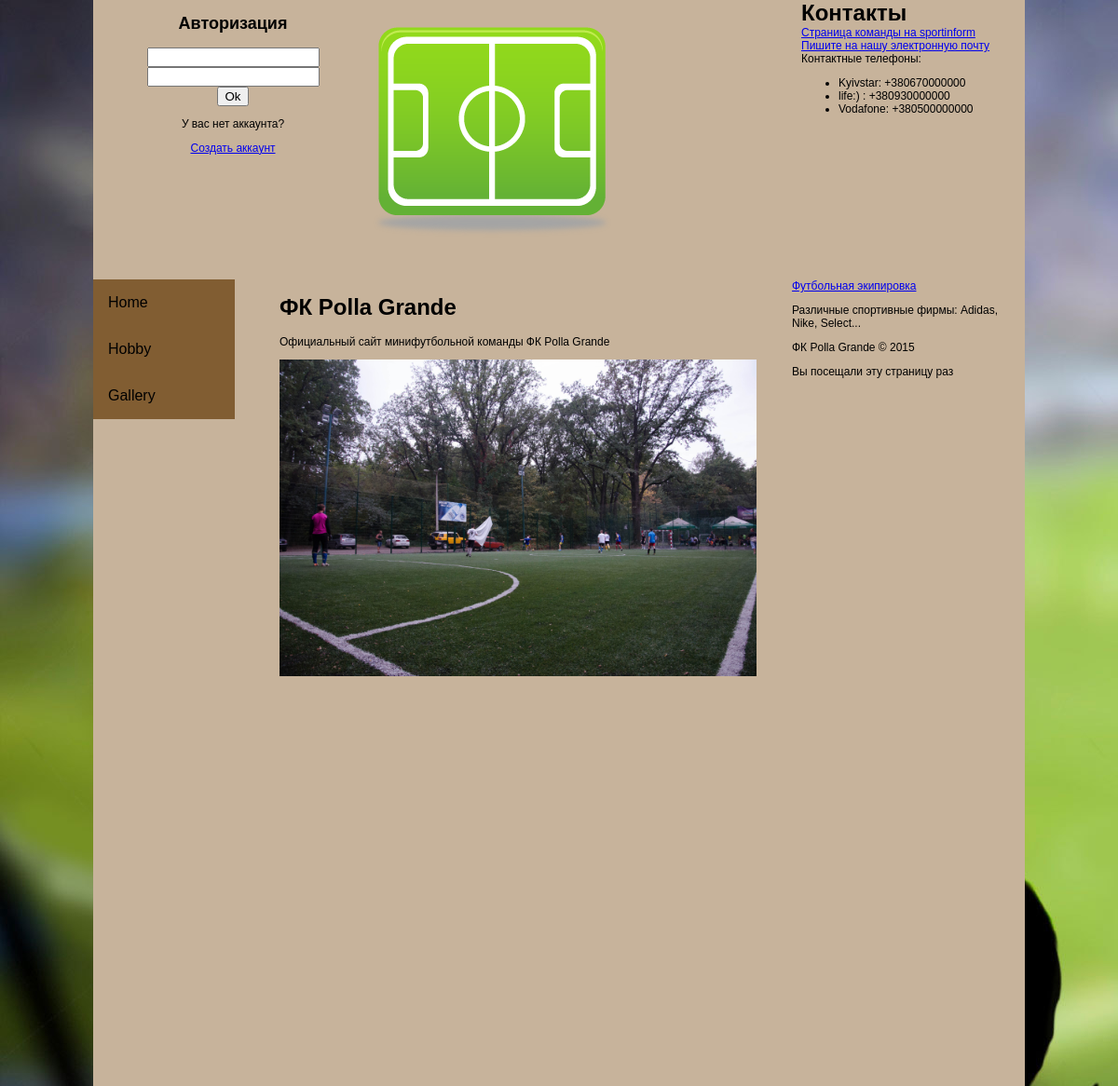
Before: / with the older database file.
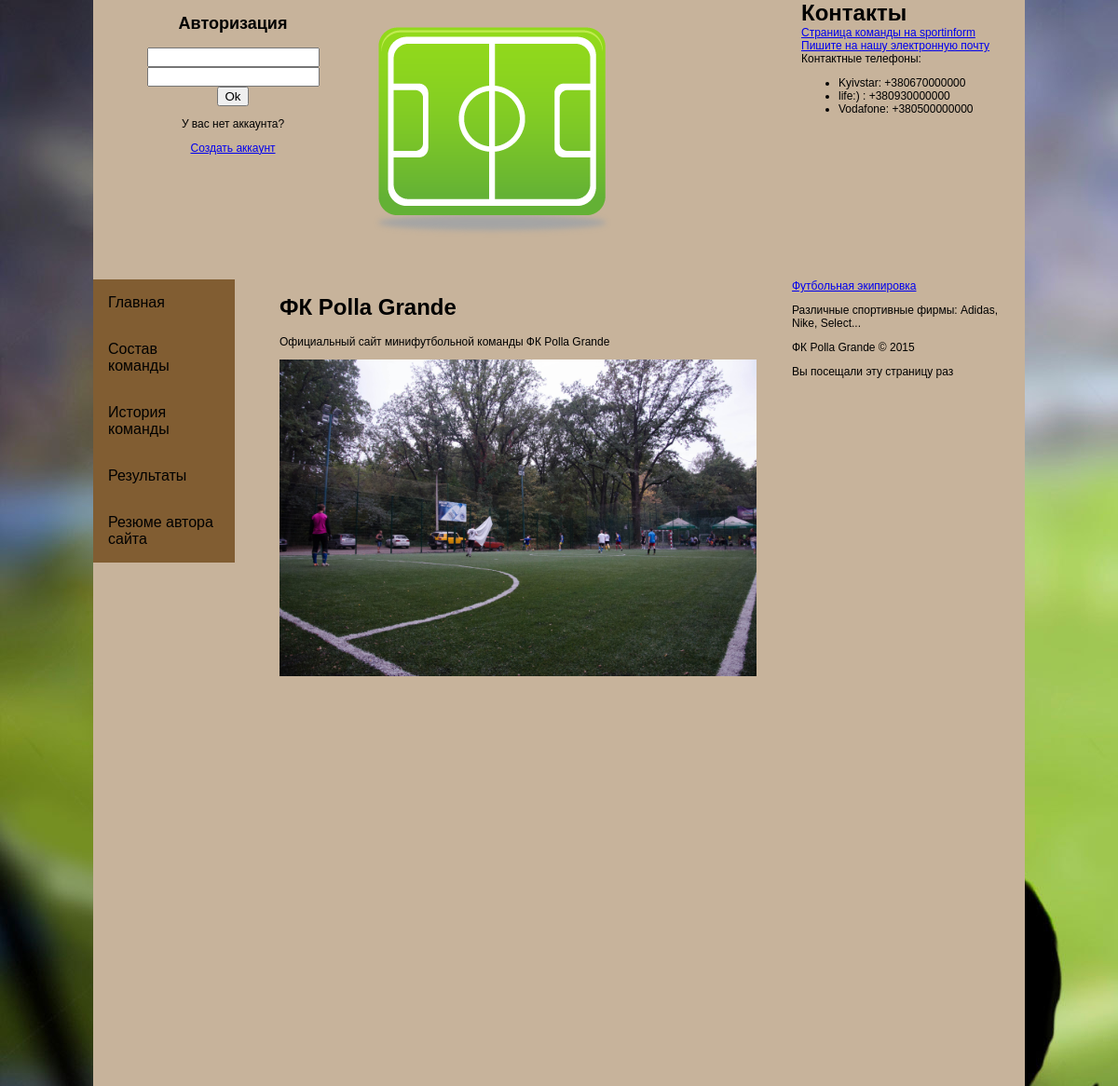
After: the same page with the newer database file.
### tables this page shows
CREATE TABLE IF NOT EXISTS `menu` (
  `id` int(11) NOT NULL AUTO_INCREMENT,
  `name` varchar(30) NOT NULL,
  `adr` text,
  PRIMARY KEY (`id`)
);

### structure/Menu.php (the view, shortened to what this page needs)
<div class="col1">
       <?php
        $menu_result = $pdo->query("SELECT * FROM  `menu`");
        while ($menu_item = $menu_result->fetch(PDO::FETCH_ASSOC)) {
            ?>
        <li><a href="#" onclick="loadDoc('<?php echo $menu_item["adr"] ?>')" class="menubutton"><?php echo $menu_item["name"] ?></a></li>
            <?php
    }
       ?>
            </div>
        </div>
    </body>
</html>

Changed rows visible on the page:
changed menu: name "Home" → "Главная"
changed menu: name "Hobby" → "Состав команды"
changed menu: name "Gallery" → "История команды"
added menu: name "Результаты"
added menu: name "Резюме автора сайта"
